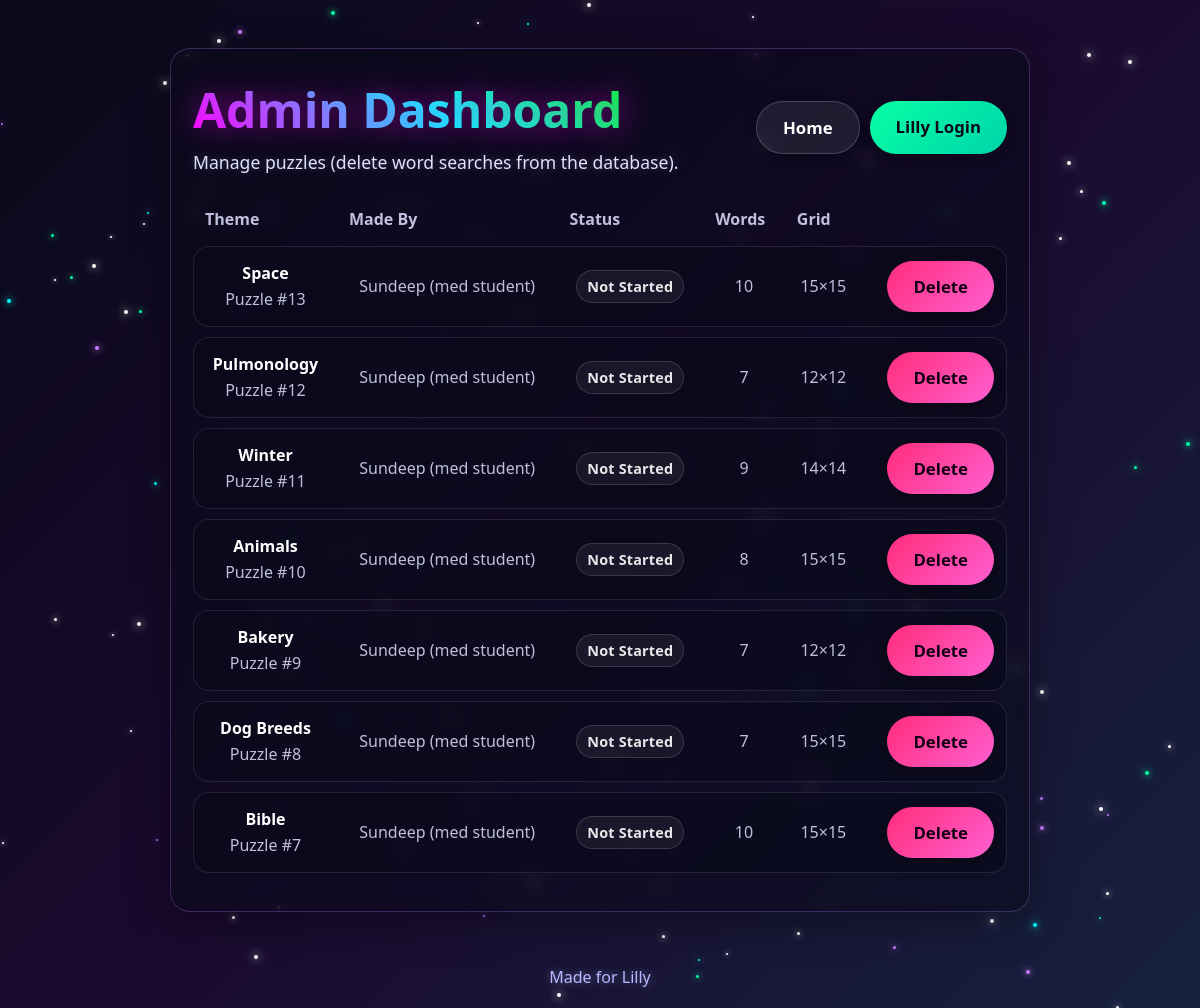
The page /admin on the database its author committed.
### tables this page shows
CREATE TABLE puzzles (
              id INTEGER PRIMARY KEY AUTOINCREMENT,
              created_at TEXT NOT NULL,
              creator_name TEXT NOT NULL,
              theme TEXT NOT NULL,
              grid_size INTEGER NOT NULL,
              words_json TEXT NOT NULL,
              grid_json TEXT NOT NULL,
              placements_json TEXT NOT NULL
            );

### app.py (the view)
@app.route("/admin")
def admin_dashboard():
    return render_template("admin_dashboard.html", puzzles=build_puzzle_list())

### app.py (called while the page is built)
def get_db() -> sqlite3.Connection:
    conn = sqlite3.connect(DB_PATH)
    conn.row_factory = sqlite3.Row
    conn.execute("PRAGMA foreign_keys = ON")
    return conn

def get_progress(puzzle_id: int) -> list[str]:
    with get_db() as conn:
        row = conn.execute(
            "SELECT found_words_json FROM lilly_progress WHERE puzzle_id = ?",
            (puzzle_id,),
        ).fetchone()
    if row is None:
        return []
    try:
        data = json.loads(row["found_words_json"])
        return [str(w).upper() for w in data if str(w).strip()]
    except json.JSONDecodeError:
        return []

### templates/admin_dashboard.html (shortened to what this page needs)
{% extends "base.html" %}
{% block content %}
<div class="card">
  <div class="topbar">
    <div>
      <h1 style="margin-bottom:6px;">Admin Dashboard</h1>
      <div class="subtitle" style="margin-bottom:0;">
        Manage puzzles (delete word searches from the database).
      </div>
    </div>
    <div style="display:flex; gap:10px; flex-wrap:wrap;">
      <a class="btn btn-ghost" href="{{ url_for('home') }}">Home</a>
      <a class="btn btn-secondary" href="{{ url_for('lilly_login') }}">Lilly Login</a>
    </div>
  </div>
  {% if puzzles|length == 0 %}
    <div class="subtitle" style="text-align:left;">No puzzles exist yet.</div>
  {% else %}
    <div class="grid-wrap">
      <table class="table" aria-label="Admin puzzle list">
        <thead>
          <tr style="text-align:left; color: rgba(224,224,255,0.85);">
            <th style="padding: 6px 12px;">Theme</th>
            <th class="hide-sm" style="padding: 6px 12px;">Made By</th>
            <th style="padding: 6px 12px;">Status</th>
            <th class="hide-sm" style="padding: 6px 12px;">Words</th>
            <th class="hide-sm" style="padding: 6px 12px;">Grid</th>
            <th style="padding: 6px 12px;"></th>
          </tr>
        </thead>
        <tbody>
          {% for p in puzzles %}
          <tr class="row">
            <td>
              <a class="puzzle-link" href="{{ url_for('lilly_solve', puzzle_id=p.id) }}">{{ p.theme }}</a>
              <div class="muted" style="margin-top:4px;">Puzzle #{{ p.id }}</div>
            </td>
            <td class="hide-sm"><span class="muted">{{ p.creator_name }}</span></td>
            <td>
              {% if p.status == "completed" %}
                <span class="badge b-done">Completed</span>
              {% elif p.status == "partially completed" %}
                <span class="badge b-part">Partial ({{ p.found_count }}/{{ p.word_count }})</span>
              {% else %}
                <span class="badge b-not">Not Started</span>
              {% endif %}
            </td>
            <td class="hide-sm"><span class="muted">{{ p.word_count }}</span></td>
            <td class="hide-sm"><span class="muted">{{ p.grid_size }}×{{ p.grid_size }}</span></td>
            <td style="text-align:right; white-space:nowrap;">
              <form method="post" action="{{ url_for('admin_delete_puzzle', puzzle_id=p.id) }}" style="display:inline;">
                <button class="btn btn-danger" type="submit"
                        onclick="return confirm('Delete Puzzle #{{ p.id }} ({{ p.theme }})? This cannot be undone.');">
                  Delete
                </button>
              </form>
            </td>
          </tr>
          {% endfor %}
        </tbody>
      </table>
    </div>
  {% endif %}
</div>
{% endblock %}

### templates/base.html (shortened to what this page needs)
<!DOCTYPE html>
<html lang="en">
<head>
</head>
<body>
    <div class="starfield" id="starfield"></div>
    <div class="container">
        {% block content %}{% endblock %}
    </div>
    <div class="footer">Made for Lilly</div>
</body>
</html>

### templates/base.html (style rules this page uses)
* { margin: 0; padding: 0; box-sizing: border-box; }
body { font-family: 'Comic Sans MS', 'Segoe UI', Tahoma, Geneva, Verdana, sans-serif; background: linear-gradient(135deg, #0a0a1a 0%, #1a0a2e 50%, #16213e 100%); min-height: 100vh; color: #ffffff; position: relative; overflow-x: hidden; }
.starfield { position: fixed; top: 0; left: 0; width: 100%; height: 100%; pointer-events: none; z-index: 0; overflow: hidden; }
.container { position: relative; z-index: 1; max-width: 900px; margin: 0 auto; padding: 48px 20px 96px; text-align: center; }
.card { background: rgba(10, 10, 26, 0.55); border: 1px solid rgba(199, 125, 255, 0.25); box-shadow: 0 10px 40px rgba(0, 0, 0, 0.35); backdrop-filter: blur(8px); border-radius: 20px; padding: 28px 22px; }
h1 { font-size: 3rem; margin-bottom: 18px; background: linear-gradient(45deg, #ff00ff, #00ffff, #00ff00); -webkit-background-clip: text; -webkit-text-fill-color: transparent; background-clip: text; text-shadow: 0 0 30px rgba(255, 0, 255, 0.5); }
.subtitle { color: #e0e0ff; text-shadow: 0 0 10px rgba(224, 224, 255, 0.25); font-size: 1.1rem; line-height: 1.7; margin-bottom: 22px; }
.btn { padding: 14px 26px; font-size: 1.05rem; font-weight: bold; border: none; border-radius: 999px; cursor: pointer; transition: transform 0.2s ease, box-shadow 0.2s ease, filter 0.2s ease; text-decoration: none; display: inline-block; box-shadow: 0 4px 15px rgba(0, 0, 0, 0.3); font-family: 'Comic Sans MS', 'Segoe UI', sans-serif; }
.btn-secondary { background: linear-gradient(135deg, #06ffa5, #00d4aa); color: #0a0a1a; }
.btn-ghost { background: rgba(255,255,255,0.08); color: #fff; border: 1px solid rgba(255,255,255,0.18); }
.footer { position: fixed; bottom: 20px; width: 100%; text-align: center; color: #b8b8ff; font-size: 1rem; z-index: 1; text-shadow: 0 0 10px rgba(184, 184, 255, 0.5); }

### templates/admin_dashboard.html (style rules this page uses)
.topbar { display:flex; align-items:center; justify-content:space-between; gap:12px; flex-wrap:wrap; margin-bottom: 14px; text-align: left; }
.table { width: 100%; border-collapse: separate; border-spacing: 0 10px; }
.row { background: rgba(10, 10, 26, 0.55); border: 1px solid rgba(255,255,255,0.12); border-radius: 16px; overflow: hidden; }
.row td { padding: 14px 12px; vertical-align: middle; border-top: 1px solid rgba(255,255,255,0.10); border-bottom: 1px solid rgba(255,255,255,0.10); }
.row td:first-child { border-left: 1px solid rgba(255,255,255,0.10); border-top-left-radius: 16px; border-bottom-left-radius: 16px; }
.row td:last-child { border-right: 1px solid rgba(255,255,255,0.10); border-top-right-radius: 16px; border-bottom-right-radius: 16px; }
.badge { display:inline-block; padding: 6px 10px; border-radius: 999px; font-weight: 900; letter-spacing: 0.2px; font-size: 0.9rem; border: 1px solid rgba(255,255,255,0.14); background: rgba(255,255,255,0.08); }
.b-not { background: rgba(255,255,255,0.06); color: rgba(255,255,255,0.9); }
.muted { color: rgba(224,224,255,0.85); }
.puzzle-link { color: #ffffff; text-decoration: none; font-weight: 900; }
.btn-danger { background: linear-gradient(135deg, #ff2d7a, #ff5fd1); color: #120014; }

### rows shown on the page
puzzles: theme "Space", id "13", creator_name "Sundeep (med student)", word_count "10", grid_size "15"
puzzles: theme "Pulmonology", id "12", creator_name "Sundeep (med student)", word_count "7", grid_size "12"
puzzles: theme "Winter", id "11", creator_name "Sundeep (med student)", word_count "9", grid_size "14"
puzzles: theme "Animals", id "10", creator_name "Sundeep (med student)", word_count "8", grid_size "15"
puzzles: theme "Bakery", id "9", creator_name "Sundeep (med student)", word_count "7", grid_size "12"
puzzles: theme "Dog Breeds", id "8", creator_name "Sundeep (med student)", word_count "7", grid_size "15"
puzzles: theme "Bible", id "7", creator_name "Sundeep (med student)", word_count "10", grid_size "15"
